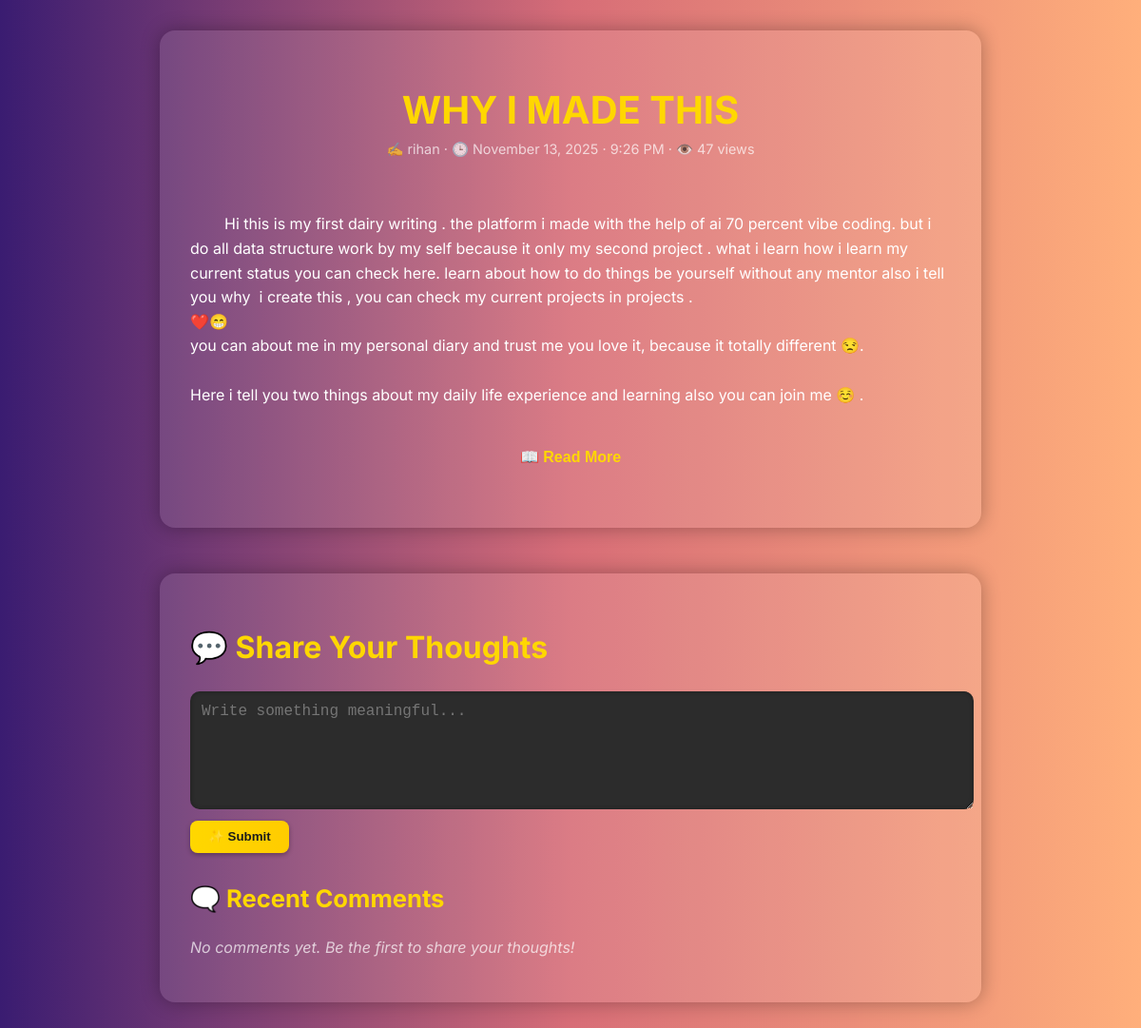
The page /diary/1/ on the database its author committed.
### core/models.py (models this page shows)
class DiaryEntry(models.Model):
    user = models.ForeignKey(User, on_delete=models.CASCADE)
    title = models.CharField(max_length=200)
    content = models.TextField()
    views = models.PositiveIntegerField(default=0)
    emotion_tag = models.CharField(max_length=50)
    created_at = models.DateTimeField(auto_now_add=True)
    is_private = models.BooleanField(default=True)

class User(AbstractUser):
    avatar = models.ImageField(upload_to='avatars/', null=True, blank=True)
    bio = models.TextField(blank=True)
    skills = models.TextField(blank=True)
    interests = models.TextField(blank=True)

### core/views.py (the view, shortened to what this page needs)
# urls.py: path('diary/<int:pk>/', DiaryDetailView.as_view(), name='diary-detail'),
class DiaryDetailView(DetailView):
    model = DiaryEntry
    template_name = 'diary_detail.html'
    context_object_name = 'diary'
    def get_object(self, queryset=None):
        obj = super().get_object(queryset)
        obj.views += 1
        obj.save()
        return obj

### core/templates/diary_detail.html (shortened to what this page needs)
<!DOCTYPE html>
<html lang="en">
<head>
</head>
<body>
  <div class="container">
    <h1 class="title">{{ diary.title }}</h1>
    <div class="meta">
      ✍️ {{ diary.user.username }} · 🕒 {{ diary.created_at|date:"F j, Y · g:i A" }} · 👁️ {{ diary.views }} views
    </div>
    <div class="content-wrapper">
      <div id="diary-content" class="content collapsed">
        {{ diary.content|linebreaksbr }}
      </div>
      <button id="toggle-btn" class="read-more-btn">📖 Read More</button>
    </div>
  </div>
  <div class="container" style="margin-top: 3rem;">
    <h2 style="font-size: 2rem; color: #ffd700;">💬 Share Your Thoughts</h2>
    <form method="post" style="margin-bottom: 2rem;">
      <textarea name="comment" placeholder="Write something meaningful..." required></textarea>
      <br>
      <button type="submit" class="submit-btn">✨ Submit</button>
    </form>
    <h3 style="font-size: 1.6rem; color: #ffd700;">🗨️ Recent Comments</h3>
    <div>
      {% for comment in diary.comments.all %}
        <div class="comment">
          <p style="margin: 0;">{{ comment.content }}</p>
          <small>🕒 {{ comment.created_at|date:"F j, Y · g:i A" }}</small>
        </div>
      {% empty %}
        <p style="font-style: italic; opacity: 0.7;">No comments yet. Be the first to share your thoughts!</p>
      {% endfor %}
    </div>
  </div>
</body>
</html>

### core/templates/diary_detail.html (style rules this page uses)
body { margin: 0; font-family: 'Inter', sans-serif; background: linear-gradient(to right, #3a1c71, #d76d77, #ffaf7b); color: #fff; padding: 2rem; }
.container { max-width: 800px; margin: auto; background: rgba(255,255,255,0.1); padding: 2rem; border-radius: 16px; box-shadow: 0 0 20px rgba(0,0,0,0.3); }
.title { font-size: 2.5rem; color: #ffd700; margin-bottom: 0.5rem; text-align: center; }
.meta { text-align: center; font-size: 0.9rem; opacity: 0.7; margin-bottom: 2rem; }
.content-wrapper { position: relative; }
.content { font-size: 1rem; white-space: pre-wrap; line-height: 1.6; overflow: hidden; max-height: 300px; transition: max-height 0.5s ease; }
.read-more-btn { display: block; margin: 1rem auto 2rem; background: none; border: none; color: #ffd700; font-weight: bold; cursor: pointer; font-size: 1rem; }
textarea { width: 100%; height: 100px; padding: 0.75rem; font-size: 1rem; border-radius: 10px; border: none; resize: vertical; background: #2c2c2c; color: #fff; box-shadow: inset 0 0 5px rgba(0,0,0,0.3); }
button.submit-btn { margin-top: 0.5rem; padding: 0.6rem 1.2rem; background: linear-gradient(to right, #ffd700, #ffcc00); color: #1c1c1c; font-weight: bold; border: none; border-radius: 8px; cursor: pointer; box-shadow: 0 2px 5px rgba(0,0,0,0.3); }

### rows shown on the page
DiaryEntry: title "WHY I MADE THIS", user.username "rihan", created_at "November 13, 2025 · 9:26 PM", views "47", content "Hi this is my first dairy writing . the platform i made with the help of ai 70 percent vibe coding. but i do all data structure work by my self because it only my second project . what i learn how i learn my current status you can check here. learn about how to do things be yourself without any mentor also i tell you why i create this , you can check my current projects in projects . ❤️😁 you can about me in my personal diary and trust me you love it, because it totally different 😒. Here i tell you two things about my daily life experience and learning also you can join me ☺️ ."
